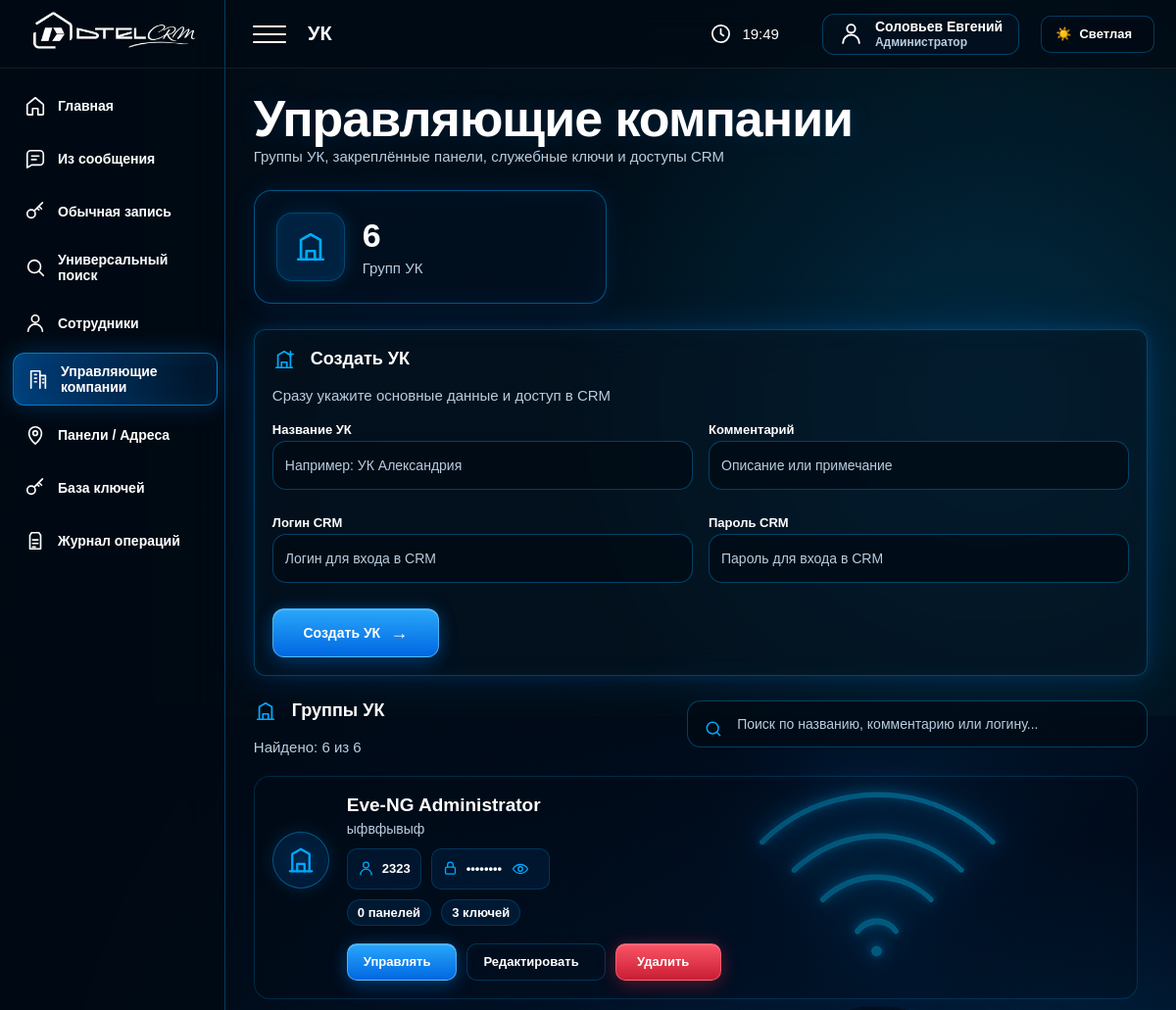
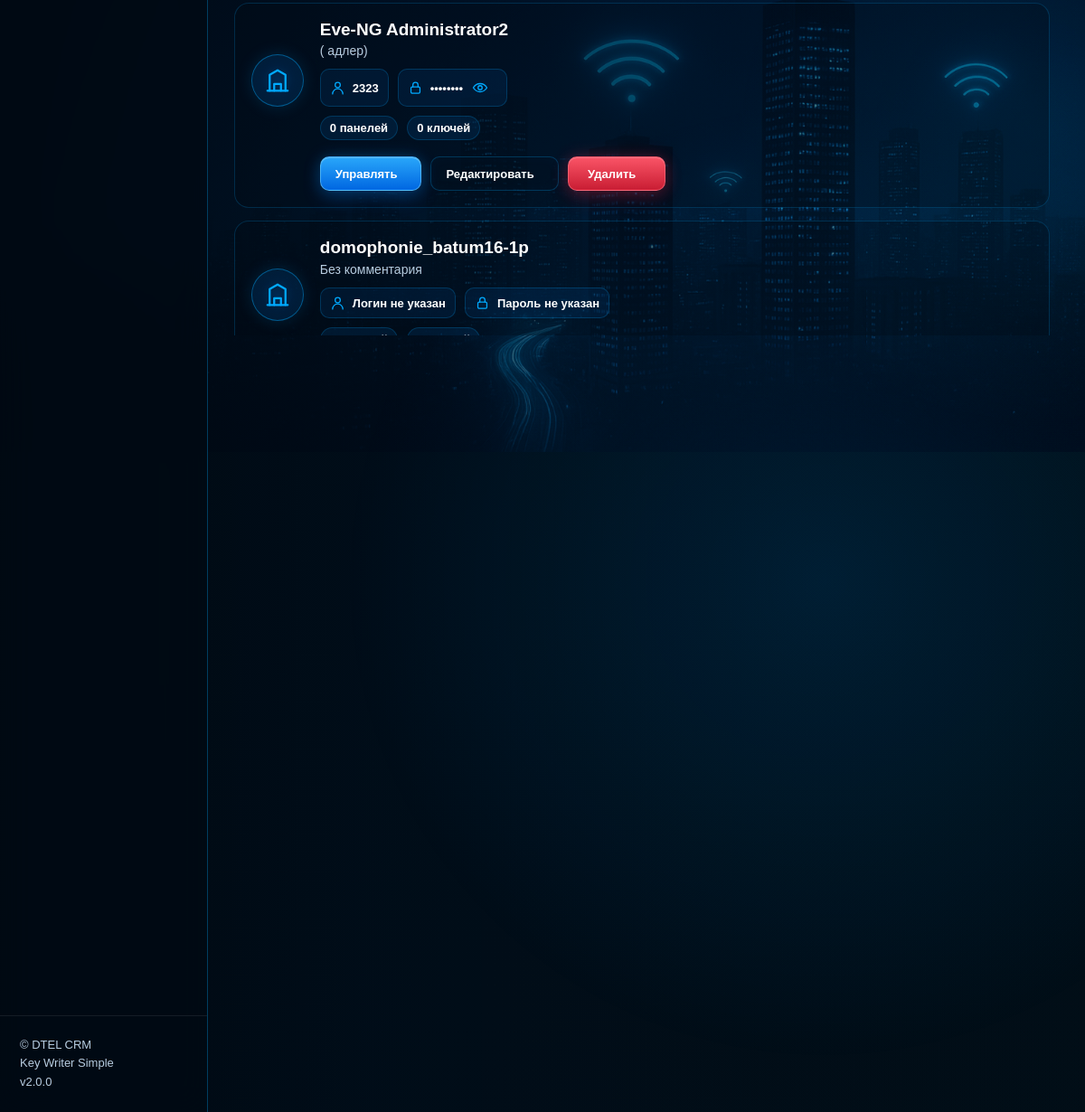
The app's page /uk (signed in) with its own data (2 pictures, top to bottom).
### tables this page shows
CREATE TABLE uk_groups (
            id INTEGER PRIMARY KEY AUTOINCREMENT,
            name TEXT UNIQUE NOT NULL,
            note TEXT DEFAULT ''
        , crm_login TEXT DEFAULT '', crm_password TEXT DEFAULT '');

### app/routers/uk.py (the view)
@router.get("/uk", response_class=HTMLResponse)
def uk_page(request: Request):
    groups = get_groups()
    return templates.TemplateResponse(
        "uk.html",
        {
            "request": request,
            "groups": groups,
        },
    )

### app/templates/uk.html (shortened to what this page needs)
{% extends 'base.html' %}
{% block page_name %}УК{% endblock %}
{% block content %}
<div class="uk-hero">
    <div>
        <h1>Управляющие компании</h1>
        <p class="subtitle">
            Группы УК, закреплённые панели, служебные ключи и доступы CRM
        </p>
    </div>
    <div class="uk-stat-card">
        <div class="uk-stat-icon">
            <svg viewBox="0 0 24 24">
                <path d="M3 21h18"/>
                <path d="M5 21V7l7-4 7 4v14"/>
                <path d="M9 21v-6h6v6"/>
            </svg>
        </div>
        <div>
            <b>{{ groups|length }}</b>
            <span>Групп УК</span>
        </div>
    </div>
</div>
<div class="panel uk-create-panel">
    <div class="panel-head">
        <div>
            <h2>
                <span class="title-svg-icon">
                    <svg viewBox="0 0 24 24">
                        <path d="M3 21h18"/>
                        <path d="M5 21V7l7-4 7 4v14"/>
                        <path d="M9 21v-6h6v6"/>
                        <path d="M19 3v6M16 6h6"/>
                    </svg>
                </span>
                Создать УК
            </h2>
            <p class="subtitle">
                Сразу укажите основные данные и доступ в CRM
            </p>
        </div>
    </div>
    <form method="post" action="/uk/group" class="uk-create-form">
        <div>
            <label>Название УК</label>
            <input
                name="name"
                placeholder="Например: УК Александрия"
                required
            >
        </div>
        <div>
            <label>Комментарий</label>
            <input
                name="note"
                placeholder="Описание или примечание"
            >
        </div>
        <div>
            <label>Логин CRM</label>
            <input
                name="crm_login"
                placeholder="Логин для входа в CRM"
                autocomplete="off"
            >
        </div>
        <div>
            <label>Пароль CRM</label>
            <input
                type="text"
                name="crm_password"
                placeholder="Пароль для входа в CRM"
                autocomplete="off"
            >
        </div>
        <button type="submit" class="btn">
            Создать УК
        </button>
    </form>
</div>
<div class="panel-list-head uk-list-head">
    <div>
        <h2>
            <span class="title-svg-icon">
                <svg viewBox="0 0 24 24">
                    <path d="M3 21h18"/>
                    <path d="M5 21V7l7-4 7 4v14"/>
                    <path d="M9 21v-6h6v6"/>
                </svg>
            </span>
            Группы УК
        </h2>
        <p class="subtitle">
            Найдено:
            <span id="ukFoundCount">{{ groups|length }}</span>
            из {{ groups|length }}
        </p>
    </div>
    <div class="uk-search-box">
        <svg viewBox="0 0 24 24">
            <circle cx="11" cy="11" r="7"/>
            <path d="m20 20-4-4"/>
        </svg>
        <input
            type="text"
            id="ukSearch"
            placeholder="Поиск по названию, комментарию или логину..."
            autocomplete="off"
        >
    </div>
</div>
    <div class="uk-cards uk-cards-scroll" id="ukCards">
        {% for g in groups %}
        <div class="uk-card">
            <div class="uk-card-icon">
                <svg viewBox="0 0 24 24">
                    <path d="M3 21h18"/>
                    <path d="M5 21V7l7-4 7 4v14"/>
                    <path d="M9 21v-6h6v6"/>
                </svg>
            </div>
            <div class="uk-card-main">
                <b>{{ g.name }}</b>
                <span>{{ g.note or 'Без комментария' }}</span>
                <div class="uk-crm-info">
                    <div class="uk-crm-value">
                        <svg viewBox="0 0 24 24">
                            <path d="M20 21a8 8 0 0 0-16 0"/>
                            <circle cx="12" cy="7" r="4"/>
                        </svg>
                        <span>
                            {{ g.crm_login or 'Логин не указан' }}
                        </span>
                    </div>
                    <div class="uk-crm-value">
                        <svg viewBox="0 0 24 24">
                            <rect x="5" y="10" width="14" height="10" rx="2"/>
                            <path d="M8 10V7a4 4 0 0 1 8 0v3"/>
                        </svg>
                        <span
                            class="uk-password-value"
                            data-password="{{ g.crm_password or '' }}"
                        >
                            {% if g.crm_password %}
                                ••••••••
                            {% else %}
                                Пароль не указан
                            {% endif %}
                        </span>
                        {% if g.crm_password %}
                        <button
                            type="button"
                            class="uk-password-toggle"
                            aria-label="Показать пароль"
                        >
                            <svg class="eye-show" viewBox="0 0 24 24">
                                <path d="M2 12s3.5-6 10-6 10 6 10 6-3.5 6-10 6S2 12 2 12"/>
                                <circle cx="12" cy="12" r="3"/>
                            </svg>
                        </button>
                        {% endif %}
                    </div>
                </div>
                <div class="uk-card-meta">
                    <span>{{ g.panels_count }} панелей</span>
                    <span>{{ g.keys_count }} ключей</span>
                </div>
            </div>
            <div class="uk-card-actions">
                <a
                    href="/uk/{{ g.id }}"
                    class="btn btn-small"
                >
                    Управлять
                </a>
                <button
                    type="button"
                    class="btn btn-small btn-ghost"
                    data-open-uk-edit="{{ g.id }}"
                >
                    Редактировать
                </button>
                <form
                    method="post"
                    action="/uk/delete"
                    onsubmit="return confirm('Удалить УК «{{ g.name }}»?')"
                >
                    <button
                        type="submit"
                        class="danger-btn btn-small"
                    >
                        Удалить
                    </button>
                </form>
            </div>
        </div>
        {% else %}
        <div class="uk-empty-state">
            <h3>Управляющие компании пока не созданы</h3>
            <p>Заполните форму выше, чтобы добавить первую УК.</p>
        </div>
        {% endfor %}
    </div>
</div>
{% endblock %}

### app/static/css/base.css (style rules this page uses)
* { box-sizing: border-box; }
:root { --sidebar-width: 230px; --bg-color: #02111a; --text: #ffffff; --text-strong: #ffffff; --muted: #b8cde0; --panel: rgba(6, 20, 34, 0.58); --panel-strong: rgba(0, 10, 20, 0.72); --line: rgba(0, 170, 255, 0.32); --line-soft: rgba(0, 170, 255, 0.20); --soft: rgba(255, 255, 255, 0.08); --blue: #00aaff; --blue-2: #0b8fff; --green: #2cff9a; --red: #ff4a5f; --yellow: #ffc400; --field-bg: rgba(0, 10, 20, 0.72); --field-text: #ffffff; --field-border: rgba(0, 170, 255, 0.34); --hover-bg: rgba(0, 170, 255, 0.08); --hover-text: #ffffff; --shadow-panel: inset 0 0 24px rgba(0,170,255,.05), 0 0 14px rgba(0,170,255,.12), 0 0 42px rgba(0,120,255,.18); }
html, body { margin: 0; min-height: 100%; font-family: Arial, Helvetica, sans-serif; color: var(--text); background: linear-gradient( 90deg, rgba(0, 8, 17, 0.90) 0%, rgba(0, 12, 25, 0.62) 34%, rgba(0, 12, 25, 0.25) 66%, rgba(0, 12, 25, 0.04) 100% ), linear-gradient( 180deg, rgba(0, 8, 17, 0.08), rgba(0, 8, 17, 0.35) ), url("/static/img/hero.png") right center / contain fixed no-repeat; background-color: var(--bg-color); }
body::before { content: ""; position: fixed; inset: 0; pointer-events: none; background: radial-gradient(circle at 84% 18%, rgba(0, 170, 255, 0.18), transparent 22%), radial-gradient(circle at 76% 74%, rgba(0, 150, 255, 0.12), transparent 28%), radial-gradient(circle at 95% 52%, rgba(0, 190, 255, 0.08), transparent 20%); z-index: 0; }
h1 { margin: 0 0 10px; color: var(--text-strong); font-size: 40px; line-height: 1.05; font-weight: 900; letter-spacing: -1px; text-shadow: 0 0 24px rgba(0, 140, 255, 0.16); }
h2 { margin: 0 0 14px; color: var(--text-strong); font-size: 18px; }
p { margin: 0; }
.subtitle { margin: 0; color: var(--muted); font-size: 15px; line-height: 1.45; }

### app/static/css/components.css (style rules this page uses)
.panel, .card { background: var(--panel); color: var(--text); border: 1px solid var(--line); border-radius: 12px; backdrop-filter: blur(22px); box-shadow: var(--shadow-panel); transition: 0.22s; }
.panel { padding: 18px; }
.btn, button, input[type="submit"] { min-height: 42px; display: inline-flex; align-items: center; justify-content: center; gap: 10px; padding: 0 22px; color: #ffffff; background: linear-gradient(180deg, rgba(42, 170, 255, 0.98), rgba(0, 105, 230, 0.98)); border: 1px solid rgba(120, 215, 255, 0.55); border-radius: 12px; font-size: 14px; font-weight: 900; text-decoration: none; cursor: pointer; box-shadow: inset 0 1px 0 rgba(255, 255, 255, 0.22), 0 8px 20px rgba(0, 100, 220, 0.24), 0 0 18px rgba(0, 170, 255, 0.22); transition: transform .18s, background .18s, box-shadow .18s, border-color .18s; }
.btn::after { content: "→"; font-size: 18px; line-height: 1; }
.btn-small { min-height: 36px; height: 36px; padding: 0 16px; border-radius: 10px; font-size: 13px; }
.btn-small::after { content: ""; }
.btn-ghost { color: var(--text); background: rgba(0, 18, 34, 0.35); border: 1px solid rgba(0, 170, 255, 0.26); box-shadow: inset 0 0 14px rgba(0, 170, 255, 0.035); }
.danger-btn { color: #ffffff; background: linear-gradient(180deg, rgba(255, 86, 105, 0.98), rgba(205, 30, 52, 0.98)); border-color: rgba(255, 120, 135, 0.58); box-shadow: inset 0 1px 0 rgba(255, 255, 255, 0.18), 0 8px 20px rgba(180, 20, 40, 0.22), 0 0 18px rgba(255, 70, 95, 0.22); }
.panel-head, .panel-list-head, .panels-head { display: flex; align-items: flex-start; justify-content: space-between; gap: 18px; flex-wrap: wrap; margin-bottom: 16px; }

### app/static/css/forms.css (style rules this page uses)
label { display: block; margin-bottom: 4px; color: var(--text-strong); font-size: 13px; font-weight: 800; }
input, textarea, select { width: 100%; min-height: 38px; margin-bottom: 10px; padding: 8px 12px; border-radius: 10px; outline: none; color: var(--field-text); background: var(--field-bg); border: 1px solid var(--field-border); font-size: 14px; transition: background .2s, color .2s, border-color .2s, box-shadow .2s; }
input::placeholder, textarea::placeholder { color: var(--muted); }

### app/static/css/scroll.css (style rules this page uses)
.custom-scroll, .table-scroll, .employee-picker, .employee-panel-list, .employees-cards, .employees-cards-grid, .employee-panel-list-grid, .modal-window, .preview-panel-list, .log-scroll, .search-scroll, .uk-items-list, .uk-panel-list, .uk-cards-scroll { scrollbar-width: thin; scrollbar-color: rgba(0, 170, 255, .55) rgba(0, 10, 20, .45); }

### app/static/css/pages/panels.css (style rules this page uses)
.panel-list-head { position: relative; z-index: 2; display: flex; align-items: center; justify-content: space-between; gap: 20px; margin-bottom: 16px; }

### records on screen
uk_groups: name "Eve-NG Administrator", note "ыфвфывыф", crm_login "2323", panels_count "0", keys_count "3"
uk_groups: name "Eve-NG Administrator2", note "( адлер)", crm_login "2323", panels_count "0", keys_count "0"
uk_groups: name "domophonie_batum16-1p", note "Без комментария", crm_login "Логин не указан", crm_password "Пароль не указан"

### other values on screen
{{ current_user(request)["full_name"] }} "Соловьев Евгений"
{{ groups|length }} "6"
